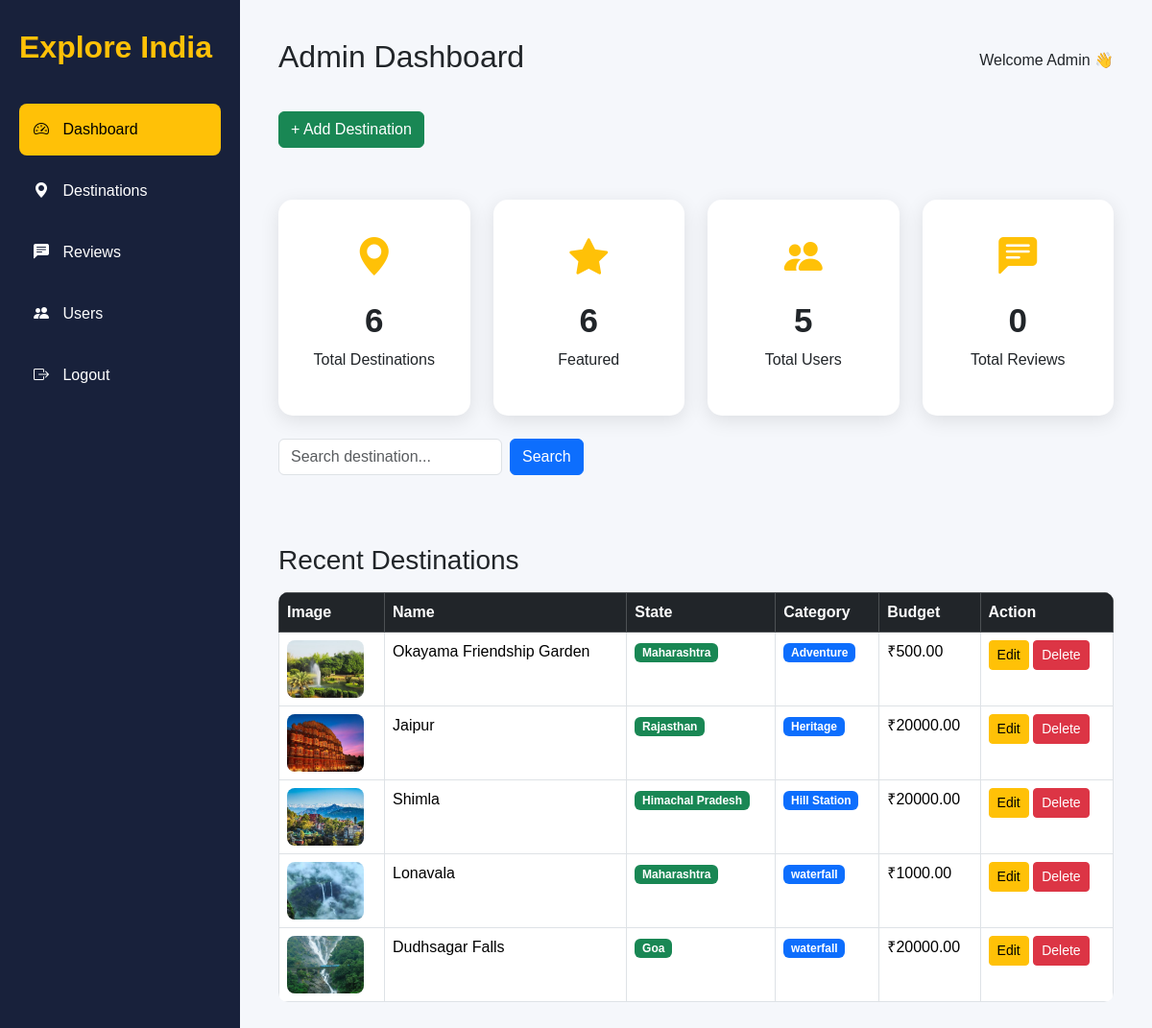
/dashboard/, run on the app's committed database.
### destinations/models.py (models this page shows, shortened)
class Destination(models.Model):
    name = models.CharField(max_length=150)
    slug = models.SlugField(max_length=170, unique=True, blank=True)
    description = models.TextField()
    category = models.CharField(max_length=30, choices=CATEGORY_CHOICES)
    state = models.CharField(max_length=30, choices=STATE_CHOICES)
    city = models.CharField(max_length=100, blank=True)
    image = models.ImageField(upload_to='destinations/', blank=True, null=True)
    best_time_to_visit = models.CharField(max_length=100, blank=True)
    avg_budget_per_day = models.DecimalField(max_digits=8, decimal_places=2, default=0)
    is_featured = models.BooleanField(default=False)
    created_at = models.DateTimeField(auto_now_add=True)
    class Meta:
        ordering = ['-created_at']

### dashboard/views.py (the view)
# urls.py: path('dashboard/', include('dashboard.urls')),
def dashboard(request):
    search = request.GET.get("search")
    recent_destinations = Destination.objects.order_by("-created_at")
    if search:
        recent_destinations = recent_destinations.filter(
        name__icontains=search
    )
    recent_destinations = recent_destinations[:5]
    total_destinations = Destination.objects.count()
    featured_destinations = Destination.objects.filter(
        is_featured=True
    ).count()
    recent_destinations = Destination.objects.order_by(
        '-created_at'
    )[:5]
    total_users = User.objects.count()
    context = {
        "total_destinations": total_destinations,
        "featured_destinations": featured_destinations,
        "recent_destinations": recent_destinations,
        "total_users": total_users,
    }
    return render(request, "dashboard/dashboard.html", context)

### templates/dashboard/dashboard.html (shortened to what this page needs)
<!DOCTYPE html>
<html lang="en">
<head>
<link href="https://cdn.jsdelivr.net/npm/bootstrap@5.3.3/dist/css/bootstrap.min.css" rel="stylesheet">
<link href="https://cdn.jsdelivr.net/npm/bootstrap-icons@1.11.3/font/bootstrap-icons.css" rel="stylesheet">
{% load static %}
<link rel="stylesheet" href="{% static 'css/dashboard.css' %}">
</head>
<body>
<div class="wrapper">
    <aside class="sidebar">
        <h2>Explore India</h2>
        <a href="#" class="active">
            <i class="bi bi-speedometer2"></i>
            Dashboard
        </a>
        <a href="/destinations/">
            <i class="bi bi-geo-alt-fill"></i>
            Destinations
        </a>
        <a href="#">
            <i class="bi bi-chat-left-text-fill"></i>
            Reviews
        </a>
        <a href="#">
            <i class="bi bi-people-fill"></i>
            Users
        </a>
        <a href="#">
            <i class="bi bi-box-arrow-right"></i>
            Logout
        </a>
    </aside>
    <main class="main-content">
        <div class="topbar">
            <h2>Admin Dashboard</h2>
            <span>Welcome Admin 👋</span>
        </div>
        <div class="topbar">
    <div>
        <a href="/admin/destinations/destination/add/"
           class="btn btn-success">
            + Add Destination
        </a>
    </div>
</div>
        <div class="row g-4 mt-2">
            <div class="col-md-6 col-lg-3">
                <div class="card dashboard-card">
                    <i class="bi bi-geo-alt-fill"></i>
                    <h3>{{ total_destinations }}</h3>
                    <p>Total Destinations</p>
                </div>
            </div>
            <div class="col-md-6 col-lg-3">
                <div class="card dashboard-card">
                    <i class="bi bi-star-fill"></i>
                    <h3>{{ featured_destinations }}</h3>
                    <p>Featured</p>
                </div>
            </div>
        <div class="col-md-6 col-lg-3">
    <div class="card dashboard-card">
        <i class="bi bi-people-fill"></i>
        <h3>{{ total_users }}</h3>
        <p>Total Users</p>
    </div>
</div>
<div class="col-md-6 col-lg-3">
    <div class="card dashboard-card">
        <i class="bi bi-chat-left-text-fill"></i>
        <h3>0</h3>
        <p>Total Reviews</p>
    </div>
</div>
<div class="d-flex justify-content-between align-items-center mb-4">
    <form class="d-flex" method="GET">
        <input
            type="text"
            name="search"
            class="form-control me-2"
            placeholder="Search destination..."
            value="{{ request.GET.search }}">
        <button class="btn btn-primary">
            Search
        </button>
    </form>
</div>
<div class="table-container mt-5">
    <h3 class="mb-3">Recent Destinations</h3>
    <table class="table table-bordered table-hover bg-white">
<thead class="table-dark">
<tr>
    <th>Image</th>
    <th>Name</th>
    <th>State</th>
    <th>Category</th>
    <th>Budget</th>
    <th>Action</th>
</tr>
</thead>
        <tbody>
<tbody>
{% for destination in recent_destinations %}
<tr>
    <td>
        {% if destination.image %}
            <img src="{{ destination.image.url }}"
                 width="80"
                 height="60">
        {% endif %}
    </td>
    <td>{{ destination.name }}</td>
    <td>
    <span class="badge bg-success">
        {{ destination.state }}
    </span>
</td>
  <td>
    <span class="badge bg-primary">
        {{ destination.get_category_display }}
    </span>
</td>
    <td>₹{{ destination.avg_budget_per_day }}</td>
    <td>
        <a href="{% url 'dashboard:edit_destination' destination.id %}"
           class="btn btn-warning btn-sm">
           Edit
        </a>
        <a href="{% url 'dashboard:delete_destination' destination.id %}"
           class="btn btn-danger btn-sm"
           onclick="return confirm('Delete this destination?');">
            Delete
        </a>
    </td>
</tr>
{% empty %}
<tr>
    <td colspan="6" class="text-center">
        No destinations available
    </td>
</tr>
{% endfor %}
</tbody>
        </tbody>
    </table>
</div>
    </main>
</div>
</body>
</html>

### static/css/dashboard.css (style rules this page uses)
body { margin:0; font-family:Poppins,sans-serif; background:#f5f7fb; }
.wrapper { display:flex; }
.sidebar { width:250px; background:#18213b; min-height:100vh; padding:30px 20px; }
.sidebar h2 { color:#FFC107; margin-bottom:40px; font-weight:bold; }
.sidebar a { display:block; padding:15px; margin-bottom:10px; color:white; text-decoration:none; border-radius:8px; transition:.3s; }
.sidebar a:hover, .sidebar .active { background:#FFC107; color:black; }
.sidebar i { margin-right:10px; }
.main-content { flex:1; padding:40px; }
.topbar { display:flex; justify-content:space-between; align-items:center; margin-bottom:30px; }
.dashboard-card { padding:30px; text-align:center; border:none; border-radius:15px; box-shadow:0 5px 20px rgba(0,0,0,.1); }
.dashboard-card i { font-size:40px; color:#FFC107; }
.dashboard-card h3 { margin-top:15px; font-size:35px; font-weight:bold; }
.table-container { margin-top:50px; }
.table { background:#fff; border-radius:10px; overflow:hidden; }
.table img { width:80px; height:60px; object-fit:cover; border-radius:8px; }
.dashboard-card { transition:.3s; cursor:pointer; }

### data on the page
Destination: image (picture), name "Okayama Friendship Garden", state "Maharashtra", category "Adventure", avg_budget_per_day "500.00"
Destination: image (picture), name "Jaipur", state "Rajasthan", category "Heritage", avg_budget_per_day "20000.00"
Destination: image (picture), name "Shimla", state "Himachal Pradesh", category "Hill Station", avg_budget_per_day "20000.00"
Destination: image (picture), name "Lonavala", state "Maharashtra", category "waterfall", avg_budget_per_day "1000.00"
Destination: image (picture), name "Dudhsagar Falls", state "Goa", category "waterfall", avg_budget_per_day "20000.00"

### other printed values
{{ total_destinations }} "6"
{{ featured_destinations }} "6"
{{ total_users }} "5"
